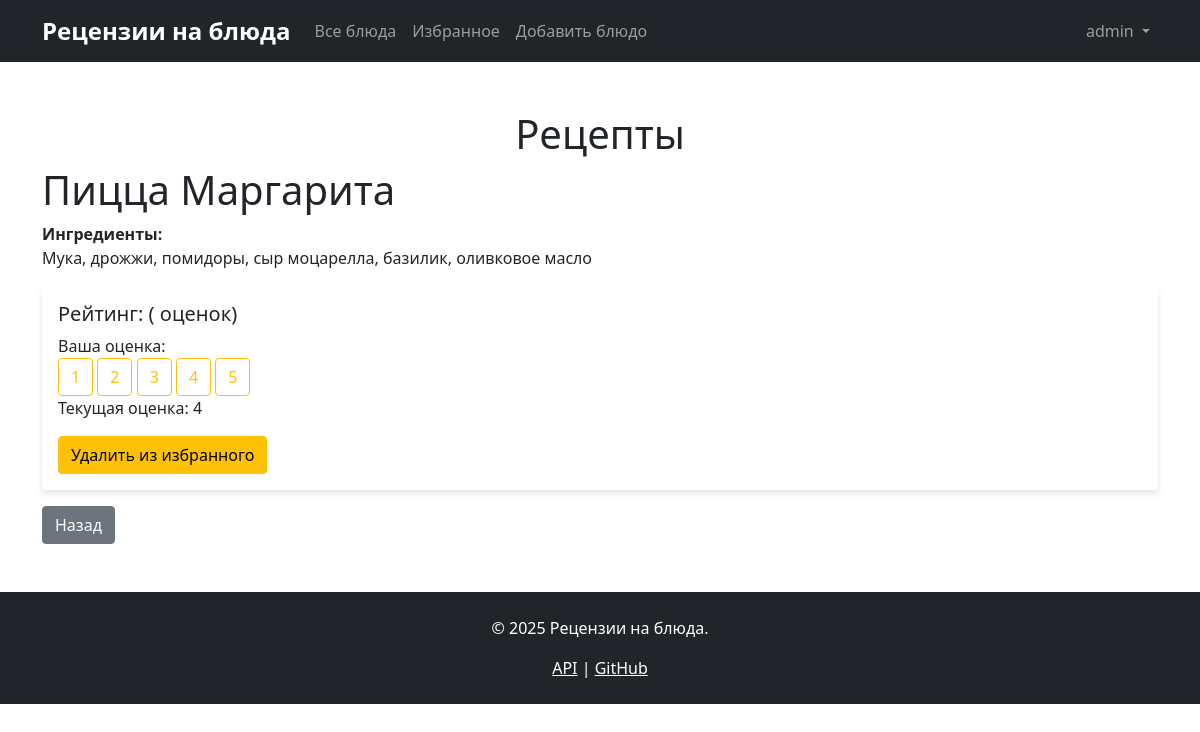
The page /dishes/5 (signed in) on the database its author committed.
### data/users.py (models this page shows, shortened)
class User(SqlAlchemyBase, UserMixin, SerializerMixin):
    __tablename__ = 'users'
    id = sqlalchemy.Column(sqlalchemy.Integer,
                           primary_key=True, autoincrement=True)
    login = sqlalchemy.Column(sqlalchemy.String,
                              index=True, unique=True, nullable=True)
    hashed_password = sqlalchemy.Column(sqlalchemy.String, nullable=True)
    ratings = orm.relationship("DishRating", back_populates='user')
    favourites = orm.relationship("Favourite", back_populates='user')

### data/dishes.py (models this page shows, shortened)
class Dish(SqlAlchemyBase, SerializerMixin):
    __tablename__ = 'dishes'
    id = sqlalchemy.Column(sqlalchemy.Integer,
                           primary_key=True, autoincrement=True)
    name = sqlalchemy.Column(sqlalchemy.String, nullable=True, unique=True)
    ingredients = sqlalchemy.Column(sqlalchemy.Text, nullable=True)
    url = sqlalchemy.Column(sqlalchemy.String, nullable=True)
    author_id = sqlalchemy.Column(sqlalchemy.Integer,
                                  sqlalchemy.ForeignKey("users.id"),
                                  nullable=True)
    ratings = orm.relationship("DishRating", back_populates='dish')
    favourites = orm.relationship("Favourite", back_populates='dish')
    author = orm.relationship('User', backref='created_dishes')

### blueprints/dishes.py (the view)
@dishes_bp.route('/dishes/<int:dish_id>', methods=['GET'])
@login_required
def dish_detail(dish_id):
    session = db_session.create_session()
    dish = session.query(Dish).get(dish_id)
    if not dish:
        flash('Блюдо не найдено', 'danger')
        session.close()
        return redirect(url_for('dishes.dishes_list'))
    dish_view = session.query(DishWithRating).get(dish_id)
    user_rating = session.query(DishRating).filter(
        DishRating.user_id == current_user.id,
        DishRating.dish_id == dish_id
    ).first()
    favourite = session.query(Favourite).filter(
        Favourite.user_id == current_user.id,
        Favourite.dishes_id == dish_id
    ).first()
    session.close()
    return render_template('dish_detail.html',
                           title=dish.name,
                           dish=dish,
                           dish_view=dish_view,
                           user_rating=user_rating.rating if user_rating else None,
                           is_favourite=favourite is not None,
                           get_navbar=get_navbar(),
                           get_footer=get_footer())

### app.py (called while the page is built)
def get_footer():
    return '''<footer class="bg-dark text-white py-4 mt-5">
        <div class="container text-center">
            <p>&copy; 2025 Рецензии на блюда.</p>
            <p class="mb-0">
                <a href="/api/dishes" class="text-white">API</a> |
                <a href="https://github.com" class="text-white">GitHub</a>
            </p>
        </div>
    </footer>'''

@login_manager.user_loader
def load_user(user_id):
    session = db_session.create_session()
    return session.query(User).get(int(user_id))

### blueprints/dishes.py (called while the page is built)
def get_navbar():
    from app import get_navbar as app_get_navbar
    return app_get_navbar()

def get_footer():
    from app import get_footer as app_get_footer
    return app_get_footer()

### data/db_session.py (called while the page is built)
def create_session() -> Session:
    global __factory
    return __factory()

### templates/dish_detail.html (shortened to what this page needs)
{% extends "base.html" %}
{% block content %}
<h1>{{ dish.name }}</h1>
<div class="mb-3">
    <strong>Ингредиенты:</strong>
    <p>{{ dish.ingredients }}</p>
</div>
<div class="card">
    <div class="card-body">
        <h5>Рейтинг: {{ average_rating }} ({{ rating_count }} оценок)</h5>
        <form method="POST" action="{{ url_for('dishes.rate_dish', dish_id=dish.id) }}" class="mb-3">
            <label>Ваша оценка:</label><br>
            {% for i in range(1, 6) %}
                <button type="submit" name="rating" value="{{ i }}" class="btn btn-outline-warning">
                    {{ i }}
                </button>
            {% endfor %}
            {% if user_rating %}
                <p>Текущая оценка: {{ user_rating }}</p>
            {% endif %}
        </form>
        <form method="POST" action="{{ url_for('dishes.toggle_favourite', dish_id=dish.id) }}">
            <button type="submit" class="btn {% if is_favourite %}btn-warning{% else %}btn-outline-warning{% endif %}">
                {% if is_favourite %}Удалить из избранного{% else %}Добавить в избранное{% endif %}
            </button>
        </form>
    </div>
</div>
<a href="{{ url_for('dishes.dishes_list') }}" class="btn btn-secondary mt-3">Назад</a>
{% endblock %}

### templates/base.html (shortened to what this page needs)
<!DOCTYPE html>
<html>
<head>
    <link href="https://cdn.jsdelivr.net/npm/bootstrap@5.1.3/dist/css/bootstrap.min.css" rel="stylesheet">
    <link rel="stylesheet" href="https://cdn.jsdelivr.net/npm/bootstrap-icons@1.10.0/font/bootstrap-icons.css">
    <link rel="stylesheet" href="{{url_for('static', filename='css/style.css')}}">
</head>
<body>
    {{ get_navbar|safe }}
    <div class="container text-center mt-5">
        <h1>Рецепты</h1>
    </div>
    <main role="main" class="container">
      {% block content %}{% endblock %}
    </main>
    {{ get_footer|safe }}
</body>
</html>

### static/css/style.css (style rules this page uses)
.navbar-brand { font-weight: bold; font-size: 1.5rem; }
.card { box-shadow: 0 4px 6px rgba(0, 0, 0, 0.1); border: none; }

### rows shown on the page
User: login "Рецензии на блюда Все блюда Избранное Добавить блюдо admin"
Dish: name "Пицца Маргарита", ingredients "Мука, дрожжи, помидоры, сыр моцарелла, базилик, оливковое масло"

### other values the page prints
{{ i }} "1" "2" "3" "4" "5"
{{ user_rating }} "4"
{{ get_footer|safe }} "© 2025 Рецензии на блюда. API | GitHub"
